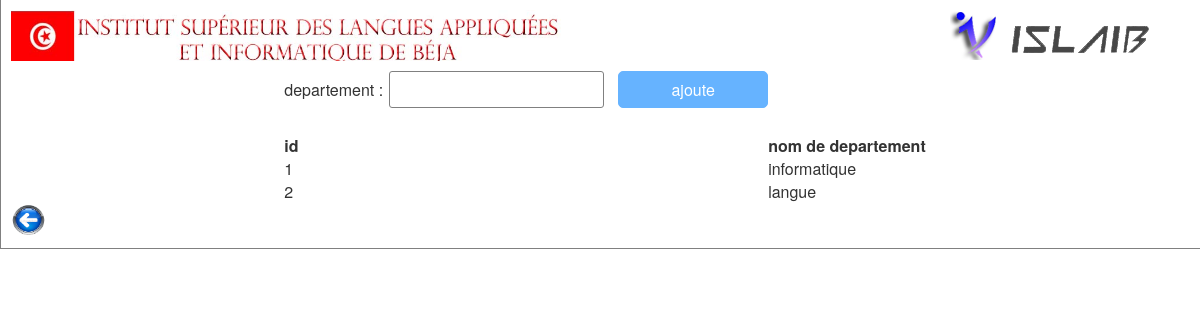
The page /admin/ajoutedepartement.php (signed in) on the database its author committed.
### tables this page shows
CREATE TABLE IF NOT EXISTS `departement` (
  `id` int(11) NOT NULL AUTO_INCREMENT,
  `nomdep` varchar(25) NOT NULL,
  PRIMARY KEY (`id`)
);

### classes/departementmanager.php (called while the page is built, shortened)
<?php
class departementmanager{
	public function affichedepartement(){
		$sql = "SELECT *FROM departement";
$req = mysql_query($sql) ;
while($data =mysql_fetch_assoc($req)){
	$tableau[]=$data;
	}
	return $tableau;
}
}
?>

### admin/ajoutedepartement.php (the view, shortened to what this page needs)
<?php  session_start();
$dep= new departementmanager();
$depts=$dep->affichedepartement();
 ?>
<html>
<head>
<link href="..\css\style.css" rel="stylesheet" type="text/css" />
<link rel="stylesheet" href="../bootstrap/css/bootstrap.css" />
</head>
<body>
<div id="container">
<img id="i" src="../image/f.jpg">
<img id="f" src="../image/l.png" >
<table>
<tr><td>
<form method="POST"  class="form_connexion"id="forms" action=" ">
departement :
<input type='text'  class="input_connexion" name="nomdep"/>
<input type='submit'  id="btn" name="ajoute1" value="ajoute" /></form>
</td></tr><tr>
<th>id </th>
 <th> nom de departement</th>
</tr>
 <?php foreach ($depts as $key=>$value): ?>
<tr>
		<td><?php echo $value['id']; ?> </td>
		<td><?php echo $value['nomdep']; ?> </td>
</tr>
<?php endforeach ?>
</table>
<a href="inscriptionenseignant.php"><img src="../image/retour.png" width="35px" height="35px"></a>
</div>
</body>
</html>

### css/style.css (style rules this page uses)
body { font-family: "Trebuchet MS", Arial, Helvetica, sans-serif; font-size: 0.8em; background-color:#fff; background-repeat: repeat; }
#container { margin-left:auto; margin-right:auto; width: 1210px; margin: auto; padding: 10px; border-right: 1px solid gray; border-bottom: 1px solid gray; border-left: 1px solid gray; background-color: #fff; }
#i { width:550; }
#f { margin-left:385px; }
.input_connexion { margin-right:9px; border: 1px solid grey; border-radius: 3px; padding:6px; }
.form_connexion input { display: inline-block; margin-bottom:10px; margin-left:1px; margin-top:10px; }
#btn { padding:6px; width:150px; border-radius: 5px; background-color:#66b3ff; border: 1px solid #66b3ff; color: white; }
table { border-collapse:collapse; margin:auto; }

### rows shown on the page
departement: id "1", nomdep "informatique"
departement: id "2", nomdep "langue"
